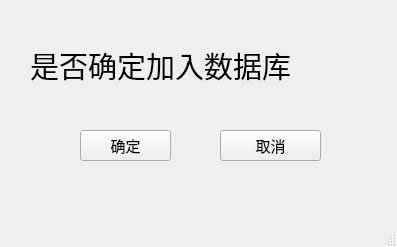
<?xml version="1.0" encoding="UTF-8"?>
<ui version="4.0">
 <class>reminder</class>
 <widget class="QMainWindow" name="reminder">
  <property name="geometry">
   <rect>
    <x>0</x>
    <y>0</y>
    <width>397</width>
    <height>247</height>
   </rect>
  </property>
  <property name="windowTitle">
   <string>提示</string>
  </property>
  <widget class="QWidget" name="centralwidget">
   <widget class="QLabel" name="labelType">
    <property name="geometry">
     <rect>
      <x>30</x>
      <y>20</y>
      <width>351</width>
      <height>91</height>
     </rect>
    </property>
    <property name="font">
     <font>
      <family>宋体</family>
      <pointsize>22</pointsize>
     </font>
    </property>
    <property name="toolTip">
     <string/>
    </property>
    <property name="text">
     <string>是否确定加入数据库</string>
    </property>
   </widget>
   <widget class="QPushButton" name="buttonYes">
    <property name="geometry">
     <rect>
      <x>80</x>
      <y>130</y>
      <width>91</width>
      <height>31</height>
     </rect>
    </property>
    <property name="font">
     <font>
      <family>Academy Engraved LET</family>
      <pointsize>11</pointsize>
     </font>
    </property>
    <property name="text">
     <string>确定</string>
    </property>
   </widget>
   <widget class="QPushButton" name="buttonNo">
    <property name="geometry">
     <rect>
      <x>220</x>
      <y>130</y>
      <width>101</width>
      <height>31</height>
     </rect>
    </property>
    <property name="font">
     <font>
      <family>Academy Engraved LET</family>
      <pointsize>11</pointsize>
     </font>
    </property>
    <property name="text">
     <string>取消</string>
    </property>
   </widget>
  </widget>
  <widget class="QMenuBar" name="menubar">
   <property name="geometry">
    <rect>
     <x>0</x>
     <y>0</y>
     <width>397</width>
     <height>25</height>
    </rect>
   </property>
  </widget>
  <widget class="QStatusBar" name="statusbar"/>
 </widget>
 <resources/>
 <connections/>
</ui>
